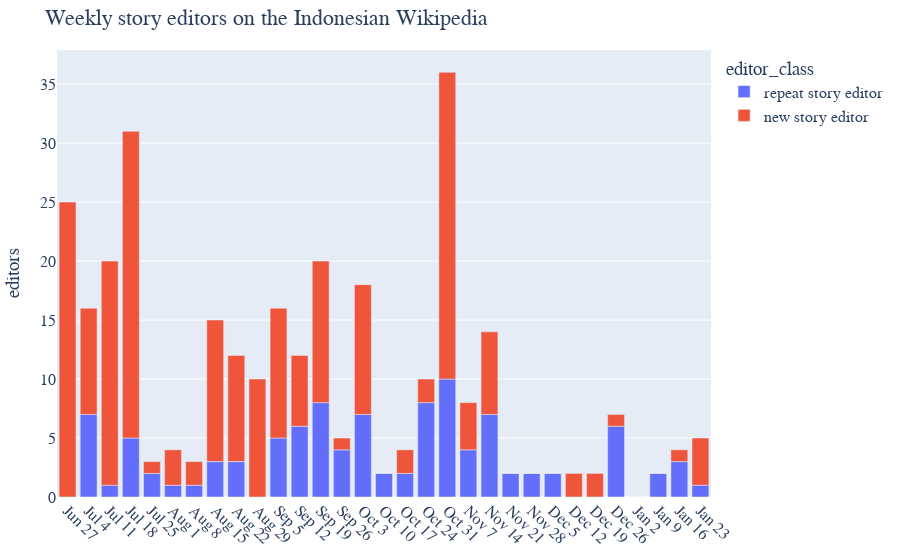

The notebook cell this image was saved under:
### Code cell
def classify_editor(df):
    if df["is_user_first_edit"].any():
        return "new story editor"
    else:
        return "repeat story editor"

index = pd.MultiIndex.from_product(
    iterables=[
        week_starts,
        ["repeat story editor", "new story editor"]
    ],
    names=["dt", "editor_class"]
)

weekly_editor = (
    story_edit.groupby([
        pd.Grouper(key="dt", freq="W-MON", label="left"),
        "user_name"
    ]).apply(classify_editor)
    .reset_index()
    .rename(columns={0: "editor_class"})
    .groupby([
        "dt",
        "editor_class"
    ]).agg(editors=("user_name", len))
    .reindex(index)
    .fillna(0)
    .applymap(int)
    .reset_index()
    # Exclude the current, partial week
    .query("dt < @current_week_start")
)

fig = px.bar(
    weekly_editor,
    x="dt",
    y="editors",
    color="editor_class",
    title="Weekly story editors on the Indonesian Wikipedia",
    height=450
)

fig.update_xaxes(
    tickangle=45,
    title_text=None,
    tickvals=week,
    ticktext=week_text
)

fig.show()

### Figure 1 — Plotly figure (JSON) as saved in the notebook; plotly's stock layout.template omitted (floating-point values rounded to 4 significant figures)
{"data": [{"alignmentgroup": "True", "hovertemplate": "editor_class=repeat story editor<br>dt=%{x}<br>editors=%{y}<extra></extra>", "legendgroup": "repeat story editor", "marker": {"color": "#636efa", "pattern": {"shape": ""}}, "name": "repeat story editor", "offsetgroup": "repeat story editor", "orientation": "v", "showlegend": true, "textposition": "auto", "type": "bar", "x": ["2022-06-27T00:00:00", "2022-07-04T00:00:00", "2022-07-11T00:00:00", "2022-07-18T00:00:00", "2022-07-25T00:00:00", "2022-08-01T00:00:00", "2022-08-08T00:00:00", "2022-08-15T00:00:00", "2022-08-22T00:00:00", "2022-08-29T00:00:00", "2022-09-05T00:00:00", "2022-09-12T00:00:00", "2022-09-19T00:00:00", "2022-09-26T00:00:00", "2022-10-03T00:00:00", "2022-10-10T00:00:00", "2022-10-17T00:00:00", "2022-10-24T00:00:00", "2022-10-31T00:00:00", "2022-11-07T00:00:00", "2022-11-14T00:00:00", "2022-11-21T00:00:00", "2022-11-28T00:00:00", "2022-12-05T00:00:00", "2022-12-12T00:00:00", "2022-12-19T00:00:00", "2022-12-26T00:00:00", "2023-01-02T00:00:00", "2023-01-09T00:00:00", "2023-01-16T00:00:00", "2023-01-23T00:00:00"], "xaxis": "x", "y": [0, 7, 1, 5, 2, 1, 1, 3, 3, 0, 5, 6, 8, 4, 7, 2, 2, 8, 10, 4, 7, 2, 2, 2, 0, 0, 6, 0, 2, 3, 1], "yaxis": "y"}, {"alignmentgroup": "True", "hovertemplate": "editor_class=new story editor<br>dt=%{x}<br>editors=%{y}<extra></extra>", "legendgroup": "new story editor", "marker": {"color": "#EF553B", "pattern": {"shape": ""}}, "name": "new story editor", "offsetgroup": "new story editor", "orientation": "v", "showlegend": true, "textposition": "auto", "type": "bar", "x": ["2022-06-27T00:00:00", "2022-07-04T00:00:00", "2022-07-11T00:00:00", "2022-07-18T00:00:00", "2022-07-25T00:00:00", "2022-08-01T00:00:00", "2022-08-08T00:00:00", "2022-08-15T00:00:00", "2022-08-22T00:00:00", "2022-08-29T00:00:00", "2022-09-05T00:00:00", "2022-09-12T00:00:00", "2022-09-19T00:00:00", "2022-09-26T00:00:00", "2022-10-03T00:00:00", "2022-10-10T00:00:00", "2022-10-17T00:00:00", "2022-10-24T00:00:00", "2022-10-31T00:00:00", "2022-11-07T00:00:00", "2022-11-14T00:00:00", "2022-11-21T00:00:00", "2022-11-28T00:00:00", "2022-12-05T00:00:00", "2022-12-12T00:00:00", "2022-12-19T00:00:00", "2022-12-26T00:00:00", "2023-01-02T00:00:00", "2023-01-09T00:00:00", "2023-01-16T00:00:00", "2023-01-23T00:00:00"], "xaxis": "x", "y": [25, 9, 19, 26, 1, 3, 2, 12, 9, 10, 11, 6, 12, 1, 11, 0, 2, 2, 26, 4, 7, 0, 0, 0, 2, 2, 1, 0, 0, 1, 4], "yaxis": "y"}], "layout": {"autosize": true, "barmode": "relative", "legend": {"title": {"text": "editor_class"}, "tracegroupgap": 0}, "title": {"text": "Weekly story editors on the Indonesian Wikipedia"}, "xaxis": {"anchor": "y", "autorange": true, "domain": [0, 1], "range": ["2022-06-23 12:00", "2023-01-26 12:00"], "tickangle": 45, "ticktext": ["Jun 27", "Jul 4", "Jul 11", "Jul 18", "Jul 25", "Aug 1", "Aug 8", "Aug 15", "Aug 22", "Aug 29", "Sep 5", "Sep 12", "Sep 19", "Sep 26", "Oct 3", "Oct 10", "Oct 17", "Oct 24", "Oct 31", "Nov 7", "Nov 14", "Nov 21", "Nov 28", "Dec 5", "Dec 12", "Dec 19", "Dec 26", "Jan 2", "Jan 9", "Jan 16", "Jan 23"], "tickvals": ["2022-06-27T00:00:00", "2022-07-04T00:00:00", "2022-07-11T00:00:00", "2022-07-18T00:00:00", "2022-07-25T00:00:00", "2022-08-01T00:00:00", "2022-08-08T00:00:00", "2022-08-15T00:00:00", "2022-08-22T00:00:00", "2022-08-29T00:00:00", "2022-09-05T00:00:00", "2022-09-12T00:00:00", "2022-09-19T00:00:00", "2022-09-26T00:00:00", "2022-10-03T00:00:00", "2022-10-10T00:00:00", "2022-10-17T00:00:00", "2022-10-24T00:00:00", "2022-10-31T00:00:00", "2022-11-07T00:00:00", "2022-11-14T00:00:00", "2022-11-21T00:00:00", "2022-11-28T00:00:00", "2022-12-05T00:00:00", "2022-12-12T00:00:00", "2022-12-19T00:00:00", "2022-12-26T00:00:00", "2023-01-02T00:00:00", "2023-01-09T00:00:00", "2023-01-16T00:00:00", "2023-01-23T00:00:00"], "title": {}, "type": "date"}, "yaxis": {"anchor": "x", "autorange": true, "domain": [0, 1], "range": [0, 37.89], "title": {"text": "editors"}, "type": "linear"}}}
